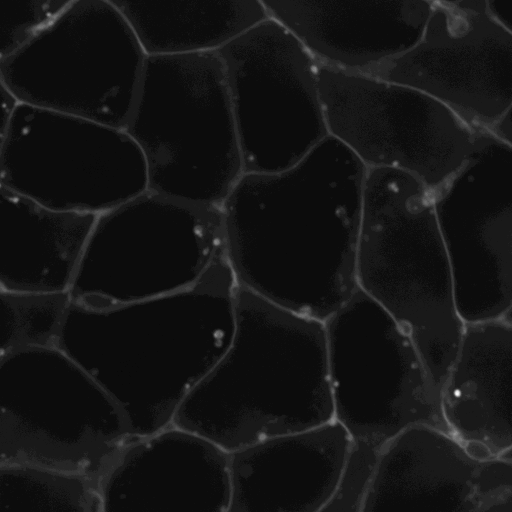
#> input picture demo/segmentation/BBBC034_v1_dataset/AICS_12_134_C=0.tif, 1024 x 1024 px (shown at 1/2 size)
$ jupyter execute --allow-errors segmentation_2d_membranes.ipynb
#> lines starting #> are read from the running program, lines starting #| are printed output that depends on the picture; after the words box and inside, x2 and y2 are one past the last pixel; in counts of white or black regions, pixels touching at a corner belong together
# Image Segmentation from membrane images
Cell segmentation from images showing membranes can be challenging, e.g. as some markers do not mark membranes continously. Thus, some pre-processing needs to be done in order to retrieve optimal segmentation results.

To demonstrate the workflow, we're using single slices derived from 3D image data from the [Broad Bio Image Challenge](https://bbbc.broadinstitute.org/BBBC034), Thirstrup et al. 2018, available from the Broad Bioimage Benchmark Collection, Ljosa V, Sokolnicki KL, Carpenter AE (2012). Annotated high-throughput microscopy image sets for validation. Nature Methods 9(7):637 / doi. PMID: 22743765 PMCID: PMC3627348. Available at http://dx.doi.org/10.1038/nmeth.2083

We start by opening an example image and configuring an intersting sub-region.

[cell 1]
from skimage.io import imread, imshow
import matplotlib.pyplot as plt
import numpy as np

input_image = imread("BBBC034_v1_dataset/AICS_12_134_C=0.tif")
#> input_image is the input picture: shape (1024, 1024) uint16; min 215, max 5343, mean 571.5

Next, we initialize the GPU

[cell 2]
import pyclesperanto_prototype as cle

# select a specific OpenCL / GPU device and see which one was chosen
#> (the rest of this cell did not finish here and is left out)

#> (a cell that did not finish here is left out)

Initially, we push the image to GPU memory and segment it using thresholding to see how good it can be done right away.

[cell 4]
threshold = 550
binary = input_image < threshold
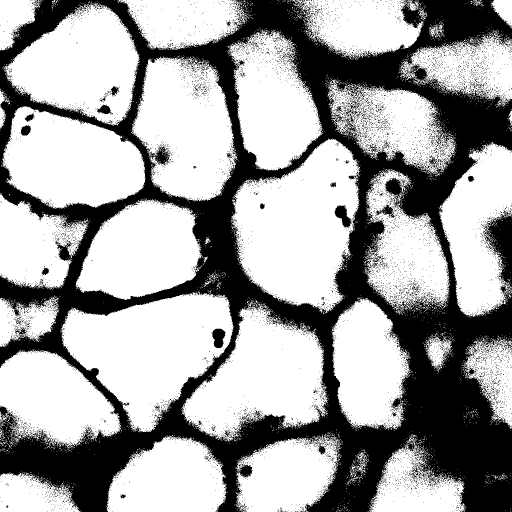
#> binary: shape (1024, 1024) bool (shown at 1/2 size); 64.4% white; 8338 black regions (8293 under 20 px), largest, box (x1, y1, x2, y2) and area: (0, 0, 1024, 1024) 352840, (669, 410, 704, 456) 815, (424, 657, 451, 696) 759

#> (the rest of this cell did not finish here and is left out)


$ run again, with demo/segmentation/BBBC034_v1_dataset/AICS_12_134_C=1.tif copied over demo/segmentation/BBBC034_v1_dataset/AICS_12_134_C=0.tif
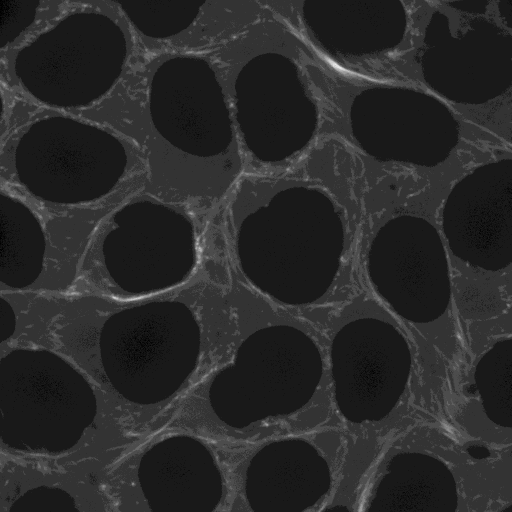
#> input picture demo/segmentation/BBBC034_v1_dataset/AICS_12_134_C=1.tif, 1024 x 1024 px (shown at 1/2 size)
#> input_image is the input picture: shape (1024, 1024) uint16; min 179, max 2628, mean 535.9
#> `binary = input_image < threshold`:
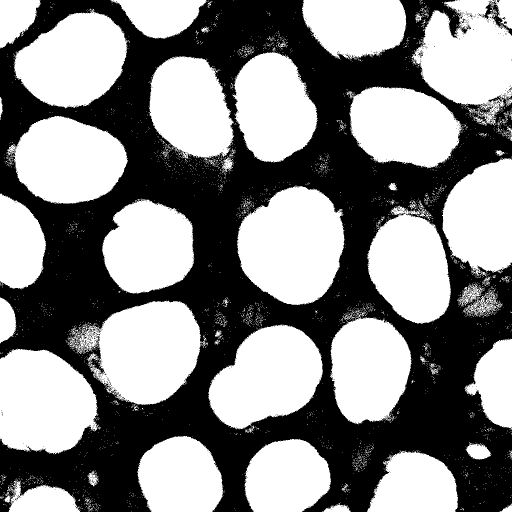
#> binary: shape (1024, 1024) bool (shown at 1/2 size); 53.2% white; 796 black regions (790 under 20 px), largest, box (x1, y1, x2, y2) and area: (0, 0, 1024, 1024) 487860, (963, 0, 1024, 72) 940, (837, 103, 846, 115) 41, (177, 658, 187, 667) 28, (973, 606, 982, 613) 26, (1008, 43, 1014, 48) 22
